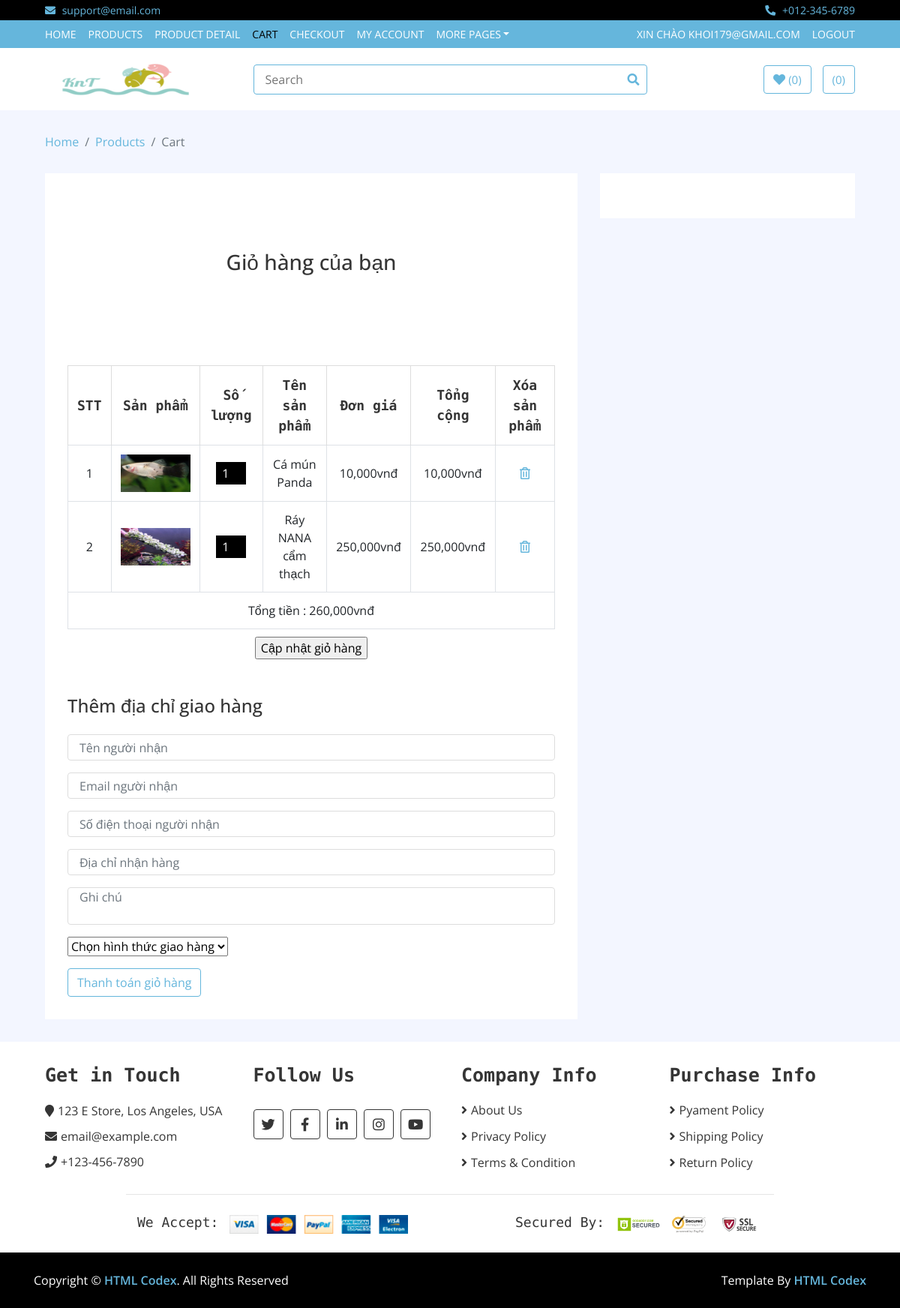
Page /cart.php (signed in) on the committed database.
### tables this page shows
CREATE TABLE IF NOT EXISTS `tbl_giohang` (
  `giohang_id` int(11) NOT NULL AUTO_INCREMENT,
  `tensanpham` varchar(100) NOT NULL,
  `sanpham_id` char(10) NOT NULL,
  `giasanpham` varchar(100) NOT NULL,
  `hinhanh` varchar(50) NOT NULL,
  `soluong` int(11) NOT NULL,
  PRIMARY KEY (`giohang_id`)
);

### classes/Db.class.php (called while the page is built, shortened)
<?php
class Db{
		private $pdo= null;
		public function __construct()
		{
			$driver="mysql:host=". HOST."; dbname=". DB_NAME;
			try
			{
				$this->pdo = new PDO($driver, DB_USER, DB_PASS);
				$this->pdo->query("set names 'utf8' ");
			}
			catch(PDOException $e)
			{
				echo "Err:". $e->getMessage();	exit();
			}
		}
		private function query($sql, $arr = array(), $mode = PDO::FETCH_ASSOC)
		{
			$stm = $this->pdo->prepare($sql);
			if (!$stm->execute( $arr))
				{
				echo "Sql lỗi.";
				echo $this->sql_debug($sql,$arr);
				}
			return $stm->fetchAll($mode);
		}
		public function exeQuery($sql,  $arr = array(), $mode = PDO::FETCH_ASSOC)
		{
			return $this->query($sql, $arr, $mode);
		}
	}
?>

### giohang.php (the view, shortened to what this page needs)
<div class="privacy py-sm-5 py-4">
	<div class="container py-xl-4 py-lg-2">
		<h3 class="tittle-w3l text-center mb-lg-5 mb-sm-4 mb-3">
			Giỏ hàng của bạn
		</h3>
		<div class="checkout-right">
		<?php
		$sql_lay_giohang = $db->exeQuery("SELECT * FROM tbl_giohang ORDER BY giohang_id DESC");
		?>
			<div class="table-responsive">
				<form action="" method="POST">
				<table class="table table-bordered">
         <thead class="thead-dark">
         <tr>
           <th>STT</th>
           <th>Sản phẩm</th>
           <th>Số lượng</th>
           <th>Tên sản phẩm</th>
           <th>Đơn giá</th>
           <th>Tổng cộng</th>
           <th>Xóa sản phẩm</th>
         </tr>
         </thead>
         <tbody class="align-middle">
					<?php
					$i = 0;
					$total = 0;
					foreach($sql_lay_giohang as $row_fetch_giohang){
						$subtotal = $row_fetch_giohang['soluong'] * $row_fetch_giohang['giasanpham'];
						$total+=$subtotal;
						$i++;
					?>
           <tr >
							<td class="invert"><?php echo $i ?></td>
							<td class="invert-image">
								<a href="single.html">
									<img src="img/sp/<?php echo $row_fetch_giohang['hinhanh'] ?>" alt=" " height="50" class="img-responsive">
								</a>
							</td>
							<td class="invert">
								<input type="number" min="1" name="soluong[]" value="<?php echo $row_fetch_giohang['soluong'] ?>">
							</td>
							<td class="invert"><?php echo $row_fetch_giohang['tensanpham'] ?></td>
							<td class="invert"><?php echo number_format($row_fetch_giohang['giasanpham']).'vnđ' ?></td>
							<td class="invert"><?php echo number_format($subtotal).'vnđ' ?></td>
							<td class="invert">
								<a href="?quanly=giohang&xoa=<?php echo $row_fetch_giohang['giohang_id'] ?>"><i class='far fa-trash-alt'></i></a>
							</td>
						</tr>
						<?php
						}
						?>
             <tr>
							<td colspan="7">Tổng tiền : <?php echo number_format($total).'vnđ' ?></td>
						</tr>
					</tbody>
				</table>
         						<input type="submit"  value="Cập nhật giỏ hàng" name="capnhatsoluong"  class="capnhat">
							<?php
							$sql_giohang_select = $db->exeQuery("SELECT * FROM tbl_giohang");
							if(isset($_SESSION['email']) && $sql_giohang_select!=null){
							?>
							<div class="checkout-left">
			<div class="address_form_agile mt-sm-5 mt-4">
				<h4 class="mb-sm-4 mb-3">Thêm địa chỉ giao hàng</h4>
				<form action="" method="post" class="creditly-card-form agileinfo_form">
					<div class="creditly-wrapper wthree, w3_agileits_wrapper">
						<div class="information-wrapper">
							<div class="first-row">
								<div class="controls form-group">
									<input class="billing-address-name form-control" type="text" name="name" placeholder="Tên người nhận" required="">
								</div>
								<div class="w3_agileits_card_number_grids">
								<div class="w3_agileits_card_number_grid_left form-group">
										<div class="controls">
											<input type="text" class="form-control" placeholder="Email người nhận" name="email" required="">
										</div>
									</div>
									<div class="w3_agileits_card_number_grid_left form-group">
										<div class="controls">
											<input type="text" class="form-control" placeholder="Số điện thoại người nhận" name="phone" required="">
										</div>
									</div>
									<div class="w3_agileits_card_number_grid_right form-group">
										<div class="controls">
											<input type="text" class="form-control" placeholder="Địa chỉ nhận hàng" name="address" required="">
										</div>
									</div>
								</div>
								<div class="controls form-group">
									<textarea style="resize: none;" class="form-control" placeholder="Ghi chú" name="note" required=""></textarea>
								</div>
								<div class="controls form-group">
									<select class="option-w3ls" name="giaohang">
										<option>Chọn hình thức giao hàng</option>
									</select>
								</div>
							</div>
							<input type="submit" class="btn btn-primary" value="Thanh toán giỏ hàng" name="thanhtoandangnhap">
							<?php
							}
							?>
				</form>
			</div>
		</div>
	</div>
</div>

### css/style.css (style rules this page uses)
body { color: #353535; font-family: 'Open Sans', sans-serif; font-weight: 400; background: #f3f6ff; }
a { color: #65b6dc; }
.form-control, .custom-select { width: 100%; height: 35px; padding: 0 15px; color: #999999; border: 1px solid #dddddd; margin-bottom: 15px }
.btn { color: #65b6dc; background: #ffffff; border: 1px solid #65b6dc; }
.cart-page .table { width: 100%; text-align: center; margin-bottom: 0; }
.cart-page .table .thead-dark th { font-family: 'Source Code Pro', monospace; font-size: 18px; font-weight: 700; color: #353535; text-align: center; background: transparent; border-color: #dddddd; border-bottom: none; vertical-align: middle; }
.cart-page .table td { font-size: 16px; vertical-align: middle; }
.cart-page .table input { width: 40px; height: 30px; font-size: 16px; color: #ffffff; text-align: center; background: #000000; border: none; }

### giohang.php (style rules this page uses)
.capnhat { display: block; margin-right: auto; margin-left: auto; margin-top: 10px; }

### rows in the picture
tbl_giohang: hinhanh (picture), soluong "1", tensanpham "Cá mún Panda", giasanpham "10,000", subtotal "10,000"
tbl_giohang: hinhanh (picture), soluong "1", tensanpham "Ráy NANA cẩm thạch", giasanpham "250,000", subtotal "250,000"

### other values in the picture
$_SESSION['email'] "KHOI179@GMAIL.COM"
$total "260,000"
